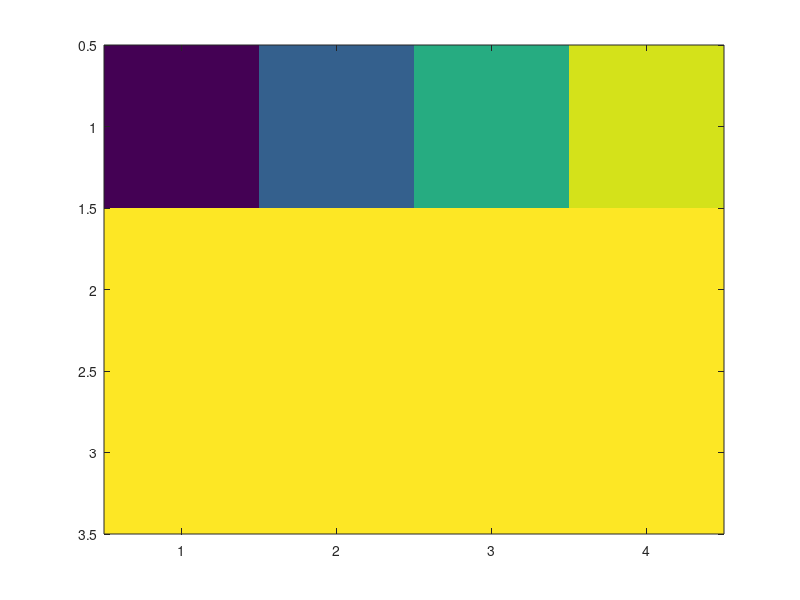

Reproduce this figure in MATLAB. (Note: this script raises an error after producing the figure.)
%=============================================================================
% Copyright (c) 2016-present Allan CORNET (Nelson)
%=============================================================================
% This file is part of Nelson.
%=============================================================================
% LICENCE_BLOCK_BEGIN
% SPDX-License-Identifier: LGPL-3.0-or-later
% LICENCE_BLOCK_END
%=============================================================================
% <--ADV-CLI MODE-->
%=============================================================================
f = figure();
C = [0 20 40 60; 80 100 120 140; 160 180 200 220];
IM = image(C);
P =  properties(IM);
REF = {'AlphaData';
'AlphaDataMapping';
'BeingDeleted';
'BusyAction';
'CData';
'CDataMapping';
'Children';
'CreateFcn';
'DeleteFcn';
'Interruptible';
'Parent';
'Tag';
'Type';
'UserData';
'Visible';
'XData';
'YData'};  
assert_isequal(P, REF);
%=============================================================================
assert_isequal(IM.Type, 'image');
assert_isequal(IM.AlphaData, 1);
assert_isequal(IM.CDataMapping, 'direct');
assert_isequal(IM.CData, C);
assert_isequal(IM.Tag, '');
assert_isequal(IM.UserData, []);
assert_isequal(IM.Visible, 'on');
assert_isequal(IM.XData, [1 4]);
assert_isequal(IM.YData, [1 3]);
%=============================================================================
